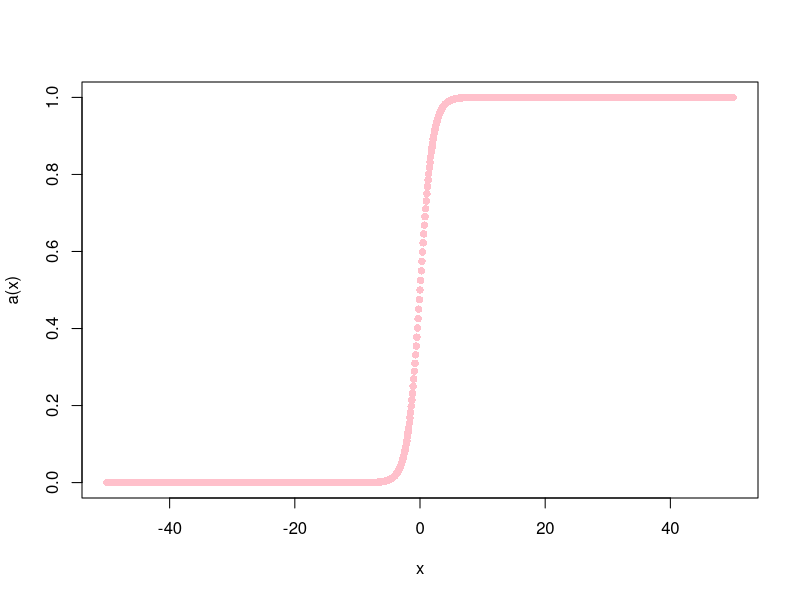

The R source for this figure: (Note: this script raises an error after producing the figure.)
a=function(u)
{
  b=exp(u)/(1+exp(u))
  return(b)
}

x=seq(-50,50,0.1)

plot(x,a(x),pch=16, col= "pink")

glm (Gender~Math.Scaled.Scores.2013 + Math.Scaled.Scores.2011, 
    family = binomial, data = Education)


